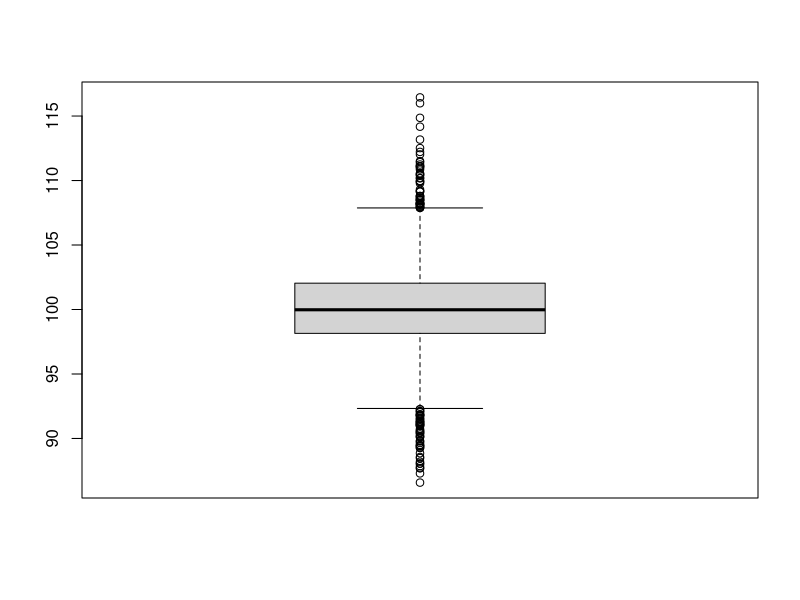

The R source for this figure:
## ---- chunk 1
## DATA GENERATION
#x=rnorm(1000,mean=100,sd=10) # normal
#x=c(rchisq(1000,6)) # right skew
#x=c(-rchisq(1000,6)+25) # left skew
x=c(rnorm(1000,mean=100,sd=5),rnorm(500,mean=100,sd=3),rnorm(500,mean=100, sd=1)) # leptokurtic
#x=c(rnorm(1000,mean=100,sd=10),runif(500,min=60,max=140),runif(500,min=70, max=130)) #platykurtic
## ---- chunk 2

#hist(x,breaks=30)
boxplot(x)
